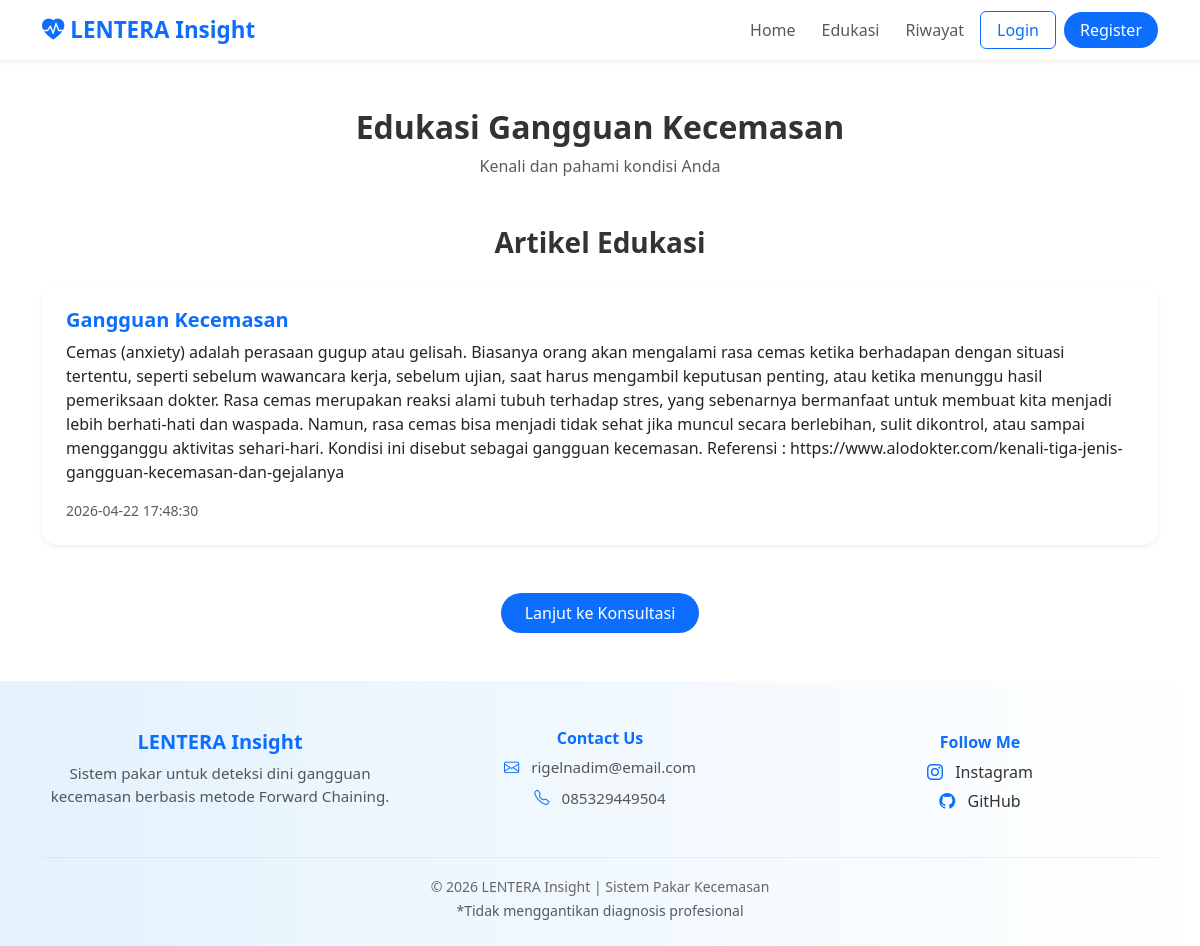
/edukasi, run on the app's committed database.
### tables this page shows
CREATE TABLE edukasi (
    id INTEGER PRIMARY KEY AUTOINCREMENT,
    judul TEXT,
    isi TEXT,
    tanggal TIMESTAMP DEFAULT CURRENT_TIMESTAMP
);

### app/routes/main_routes.py (the view)
@main.route('/edukasi')
def edukasi():
    conn = get_db_connection()
    data = conn.execute(
        "SELECT * FROM edukasi ORDER BY tanggal DESC"
    ).fetchall()
    conn.close()
    return render_template('edukasi/index.html', data=data)

### database/db.py (called while the page is built)
def get_db_connection():
    db_path = os.path.join(BASE_DIR, 'db.sqlite3')
    print("PAKAI DATABASE:", db_path)  # 🔥 DEBUG
    conn = sqlite3.connect(db_path)
    conn.row_factory = sqlite3.Row
    return conn

### app/templates/edukasi/index.html
{% extends 'layout/base.html' %} {% block content %}
<section class="container mt-5">
  <div class="text-center mb-5">
    <h2 class="fw-bold">Edukasi Gangguan Kecemasan</h2>
    <p class="text-muted">Kenali dan pahami kondisi Anda</p>
  </div>
  <div class="mt-5">
    <h3 class="mb-4 text-center fw-bold">Artikel Edukasi</h3>
    {% if data %} {% for e in data %}
    <div class="card p-4 mb-3 shadow-sm">
      <h5 class="fw-bold text-primary">{{ e['judul'] }}</h5>
      <p>{{ e['isi'] }}</p>
      <small class="text-muted">{{ e['tanggal'] }}</small>
    </div>
    {% endfor %} {% else %}
    <p class="text-center text-muted">Belum ada artikel edukasi</p>
    {% endif %}
  </div>
  <div class="text-center mt-5">
    <a href="/konsultasi" class="btn btn-primary px-4 py-2">
      Lanjut ke Konsultasi
    </a>
  </div>
</section>
{% endblock %}

### app/static/css/style.css (style rules this page uses)
body { font-family: "Segoe UI", sans-serif; background-color: #ffffff; color: #333; }
h1, h2, h3, h4 { font-weight: 600; }
a { text-decoration: none; }
.btn-primary { background-color: #0d6efd; border: none; border-radius: 30px; transition: 0.3s; }
.card { border-radius: 15px; border: none; transition: 0.3s; }
a { transition: 0.3s; }

### data on the page
edukasi: judul "Gangguan Kecemasan", isi "Cemas (anxiety) adalah perasaan gugup atau gelisah. Biasanya orang akan mengalami rasa cemas ketika berhadapan dengan situasi tertentu, seperti sebelum wawancara kerja, sebelum ujian, saat harus mengambil keputusan penting, atau ketika menunggu hasil pemeriksaan dokter. Rasa cemas merupakan reaksi alami tubuh terhadap stres, yang sebenarnya bermanfaat untuk membuat kita menjadi lebih berhati-hati dan waspada. Namun, rasa cemas bisa menjadi tidak sehat jika muncul secara berlebihan, sulit dikontrol, atau sampai mengganggu aktivitas sehari-hari. Kondisi ini disebut sebagai gangguan kecemasan. Referensi : https://www.alodokter.com/kenali-tiga-jenis-gangguan-kecemasan-dan-gejalanya", tanggal "2026-04-22 17:48:30"
